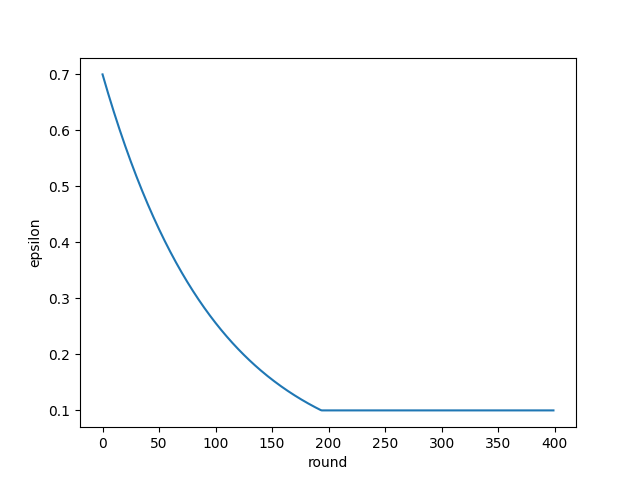

Generate this figure with Python:
import numpy as np
import matplotlib.pyplot as plt


def epsilon(x):
    res = []
    for i in range(0, len(x)):
        tmp = 0.7 * np.power(0.99, i)
        if tmp > 0.1:
            res.append(tmp)
        else:
            res.append(0.1)
    return res


x = np.arange(0, 400, 1)
y = epsilon(x)
plt.plot(x, y)
plt.xlabel("round")
plt.ylabel("epsilon")
plt.savefig("epsilon.png")
